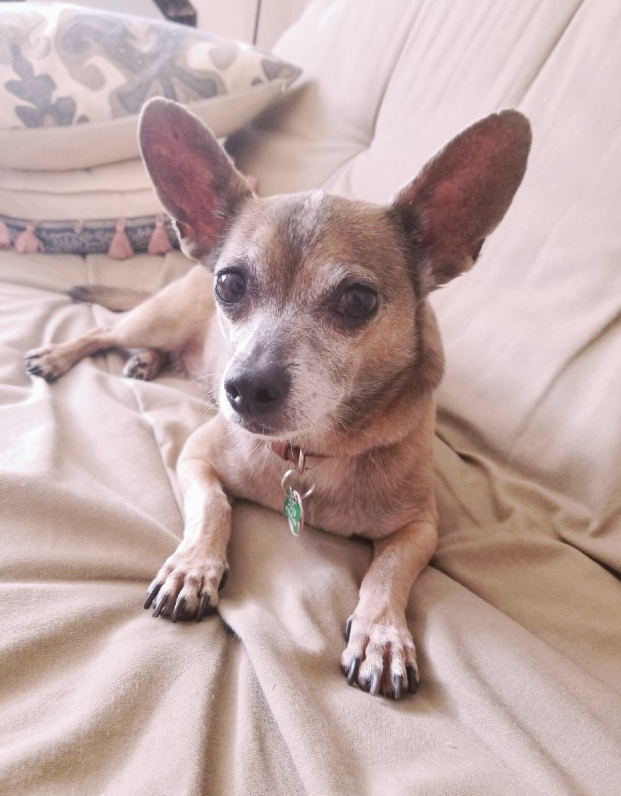
#> input picture Homework/Hw4/tstimg.jpg, 1242 x 1592 px (shown at 1/2 size)
$ python Hw4.py
#> lines starting #> are read from the running program, lines starting #| are printed output that depends on the picture
#!/usr/bin/env python
import cv2
import numpy as np

windowName = "Bean";
h = np.array([1, 4, 6, 4, 1],float);
sum = np.sum(h)
h = h/sum

def display(window, im):
	while True:

		cv2.imshow(window, im)
		key = cv2.waitKey(1) & 0xFF
		# if the 'c' key is pressed, break from the loop
		if key == ord("n"):
			break
	cv2.destroyAllWindows()

def getGaussian(im, fil):
	height, width = im.shape[:2]
	temp = np.zeros((height, width,3), np.uint8)
	cv2.filter2D(im, -1, fil, temp)
	temp =cv2.resize(temp,(height/2,width/2))

	return temp

def getLaplacian(im, fil):
	height, width = im.shape[:2]
	temp = np.zeros((height/2,width/2,3), np.uint8)
	temp = getGaussian(im, fil)
	im = cv2.resize(im,(height/2,width/2))
	Lap = im - temp

	return Lap, temp


def main():
	image = cv2.imread('tstimg.jpg',1);
#> image is the input picture: shape (1592, 1242, 3); mean B, G, R 164.4, 167.2, 190.5
	G = cv2.resize(image,(500,500))
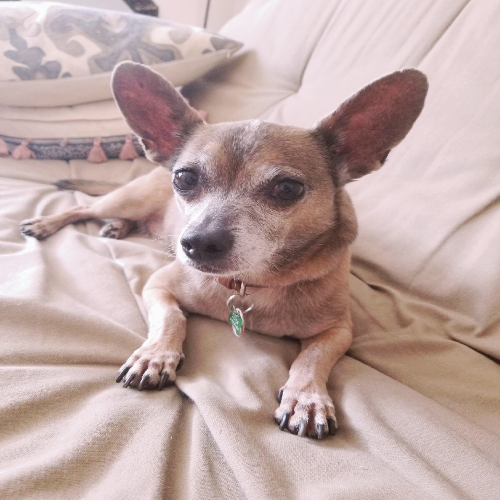
#> G: shape (500, 500, 3); mean B, G, R 164.2, 167.1, 190.4
	image = cv2.resize(image,(500,500))
	display(windowName, image)
#> (key Esc is pressed here)
	tmp = np.zeros((500, 500, 3), np.uint8)

	# Problem 1: 4 levels of a guassian pyramid
	# Press N to cycle through images
	print('Press N to advance through images')
	for x in range(1,5):
		G = getGaussian(G,h)
		display('Guassian', G)


	# Problem 2: 4 levels of a laplacian pyramid
	# Press N to cycle through images
	tmp = np.zeros((500/2, 500/2, 3), np.uint8)
	G = cv2.resize(image,(500,500))
	for x in range(1,5):
		L, G = getLaplacian(G,h)
		display('laplacian', L)


# Standard boilerplate to call the main() function to begin
# the program.
if __name__ == '__main__':
    main()
